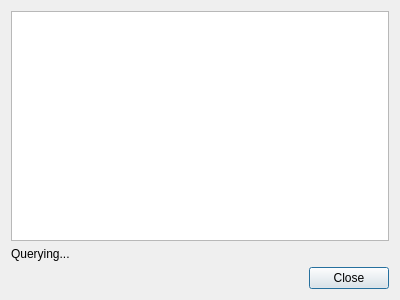
<?xml version="1.0" encoding="UTF-8"?>
<ui version="4.0">
 <class>ServiceDiscovery</class>
 <widget class="QDialog" name="ServiceDiscovery">
  <property name="geometry">
   <rect>
    <x>0</x>
    <y>0</y>
    <width>400</width>
    <height>300</height>
   </rect>
  </property>
  <property name="windowTitle">
   <string>Available Services</string>
  </property>
  <layout class="QVBoxLayout" name="verticalLayout">
   <item>
    <widget class="QListWidget" name="list"/>
   </item>
   <item>
    <widget class="QLabel" name="status">
     <property name="text">
      <string>Querying...</string>
     </property>
    </widget>
   </item>
   <item>
    <layout class="QHBoxLayout" name="horizontalLayout">
     <item>
      <spacer name="horizontalSpacer">
       <property name="orientation">
        <enum>Qt::Horizontal</enum>
       </property>
       <property name="sizeHint" stdset="0">
        <size>
         <width>40</width>
         <height>20</height>
        </size>
       </property>
      </spacer>
     </item>
     <item>
      <widget class="QPushButton" name="close">
       <property name="text">
        <string>Close</string>
       </property>
      </widget>
     </item>
    </layout>
   </item>
  </layout>
 </widget>
 <tabstops>
  <tabstop>list</tabstop>
  <tabstop>close</tabstop>
 </tabstops>
 <resources/>
 <connections>
  <connection>
   <sender>close</sender>
   <signal>clicked()</signal>
   <receiver>ServiceDiscovery</receiver>
   <slot>accept()</slot>
   <hints>
    <hint type="sourcelabel">
     <x>350</x>
     <y>277</y>
    </hint>
    <hint type="destinationlabel">
     <x>237</x>
     <y>269</y>
    </hint>
   </hints>
  </connection>
 </connections>
</ui>
